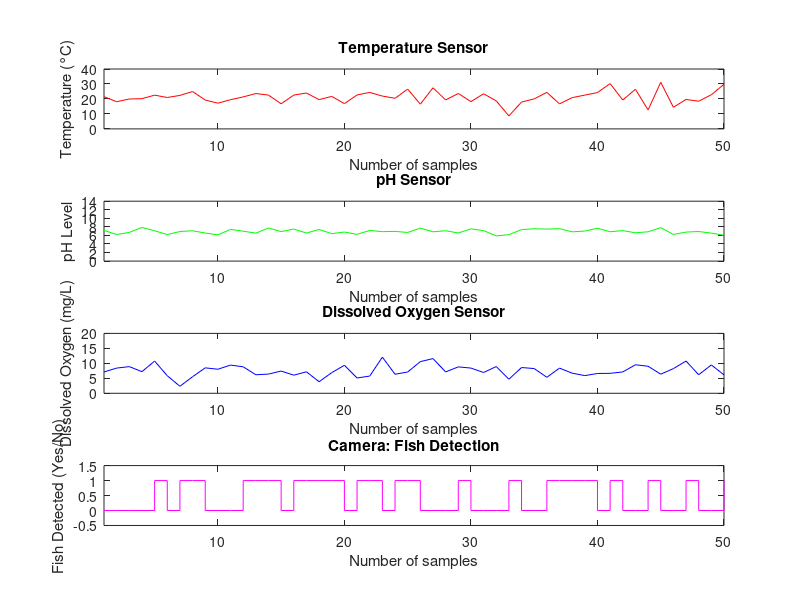

This chart was generated by the following MATLAB code:
% IoT Device Simulation for Aquaculture Environment with Cameras
% Simulation Parameters
timeSteps = 50;  % Number of Number of sampless for the simulation
pauseTime = 0.1;  % Pause time for animation effect
% Initialize Sensor Values
temperature = zeros(1, timeSteps);
pH = zeros(1, timeSteps);
DO = zeros(1, timeSteps);
% Initialize Actuator States
feeder = zeros(1, timeSteps);
sorter = zeros(1, timeSteps);
% Initialize Camera Outputs
fishDetected = zeros(1, timeSteps);
% Set up the figure for animation
figure;
set(gcf, 'Position', get(0, 'Screensize'));
% Simulation Loop
for t = 1:timeSteps
    % Simulate Sensor Readings (Randomized for Demonstration)
    temperature(t) = 20 + 5*randn();  % Temperature in °C
    pH(t) = 7 + 0.5*randn();          % pH level
    DO(t) = 8 + 2*randn();            % Dissolved Oxygen in mg/L
    % Simulate Camera Detection (Randomized for Demonstration)
    fishDetected(t) = rand() > 0.5;  % 50% chance of detecting fish
    % Actuator Logic Based on Sensor Inputs and Camera Output
    if (temperature(t) < 18 || temperature(t) > 28) && fishDetected(t)
        feeder(t) = 1;  % Activate feeder if temperature is out of optimal range and fish are detected
    else
        feeder(t) = 0;  % Deactivate feeder
    end
    if pH(t) < 6.5 || pH(t) > 7.5
        sorter(t) = 1;  % Activate sorter if pH is out of optimal range
    else
        sorter(t) = 0;  % Deactivate sorter
    end
    % Clear the previous plot
    clf;
    % Plot Sensor Data
    subplot(4,1,1);
    plot(1:t, temperature(1:t), '-r');
    title('Temperature Sensor');
    xlabel('Number of samples');
    ylabel('Temperature (°C)');
    xlim([1 timeSteps]);
    ylim([0 40]);
    subplot(4,1,2);
    plot(1:t, pH(1:t), '-g');
    title('pH Sensor');
    xlabel('Number of samples');
    ylabel('pH Level');
    xlim([1 timeSteps]);
    ylim([0 14]);
    subplot(4,1,3);
    plot(1:t, DO(1:t), '-b');
    title('Dissolved Oxygen Sensor');
    xlabel('Number of samples');
    ylabel('Dissolved Oxygen (mg/L)');
    xlim([1 timeSteps]);
    ylim([0 20]);
    % Plot Camera Data
    subplot(4,1,4);
    stairs(1:t, fishDetected(1:t), '-m');
    title('Camera: Fish Detection');
    xlabel('Number of samples');
    ylabel('Fish Detected (Yes/No)');
    xlim([1 timeSteps]);
    ylim([-0.5 1.5]);
    % Pause to create the animation effect
    pause(pauseTime);
    % Display sensor values, camera detection, and actuator states at each Number of samples
    fprintf('Number of sample %d: Temperature = %.2f°C, pH = %.2f, DO = %.2f mg/L, Fish Detected = %d, Feeder = %d, Sorter = %d\n', ...
        t, temperature(t), pH(t), DO(t), fishDetected(t), feeder(t), sorter(t));
end